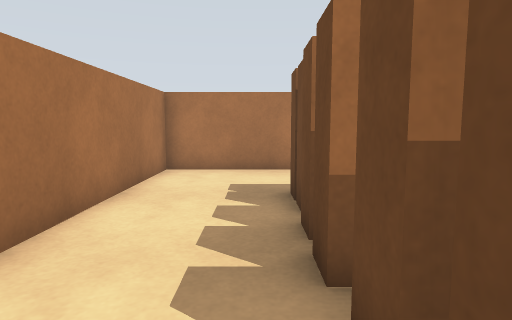
view 1 (above)

24 first-person views from a walk through a robot-simulator world made for Gazebo. The camera is 0.29 m above the floor, tilts 6° down and sees 75° across. The floor is counted in squares, 0.2 m on a side. Each view is taken from the middle of a square. On the plan, view 1 faces up. The plan holds only what a view shows up to about 15 squares ahead; the rest is blank. The place goes on beyond the plan.

view 2
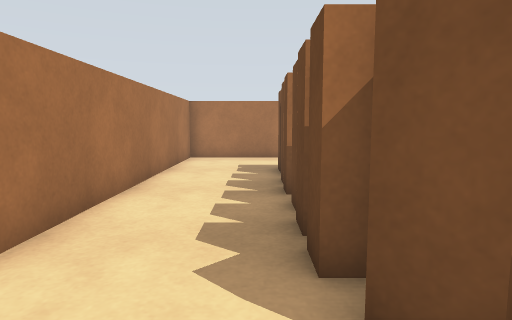

view 3
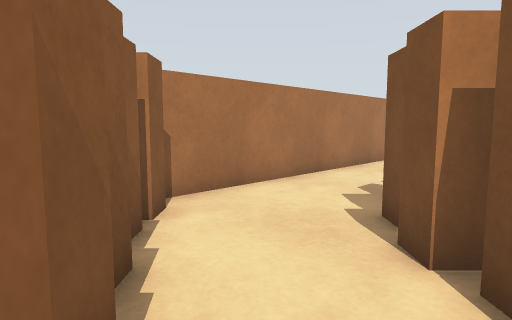

view 4
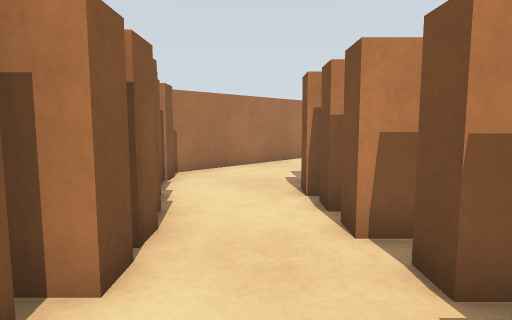

view 5
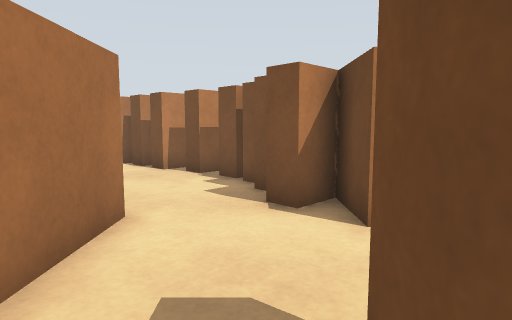

view 6
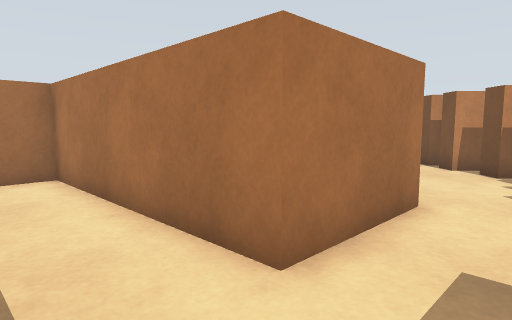

view 7
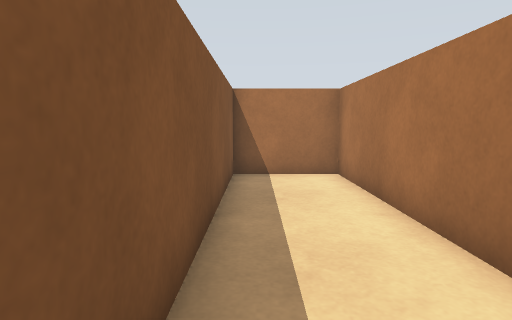

view 8
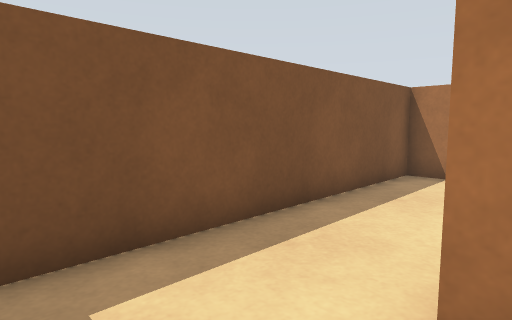

view 9
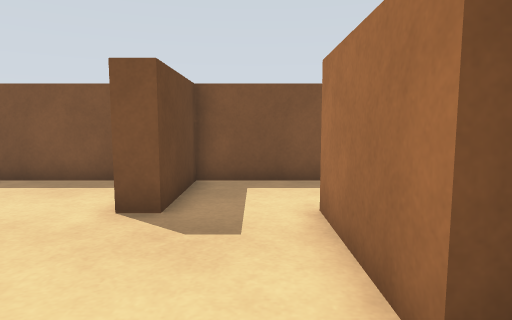

view 10
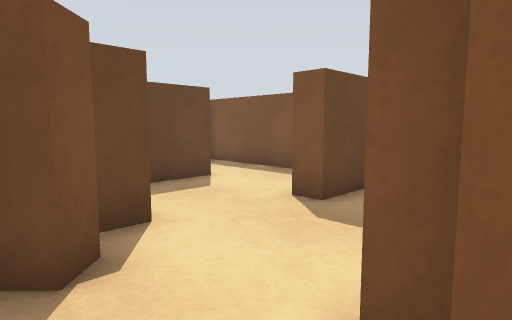

view 11
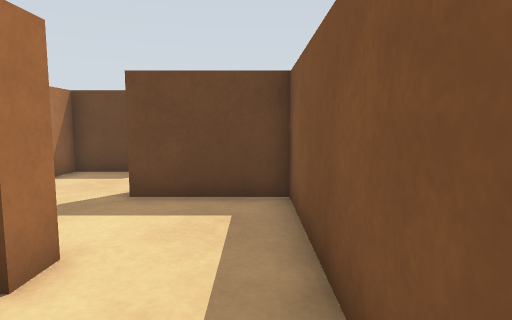

view 12
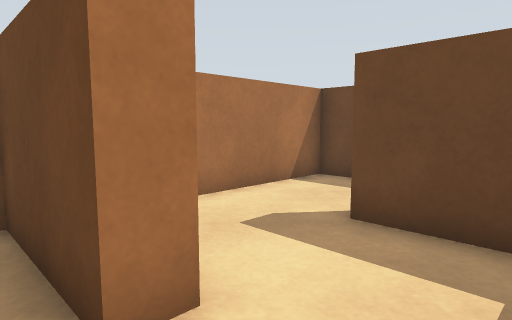

view 13
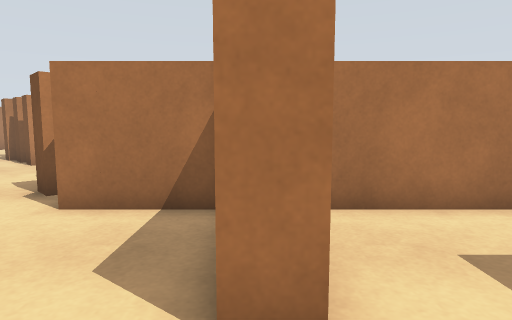

view 14
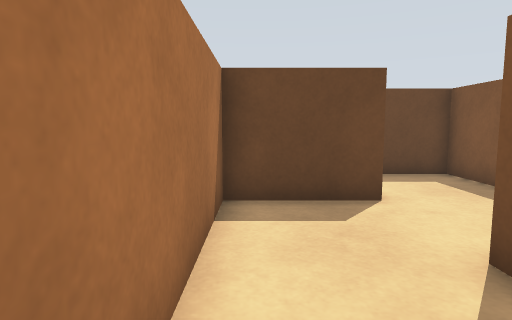

view 15
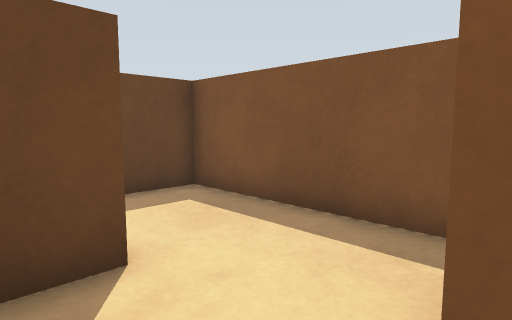

view 16
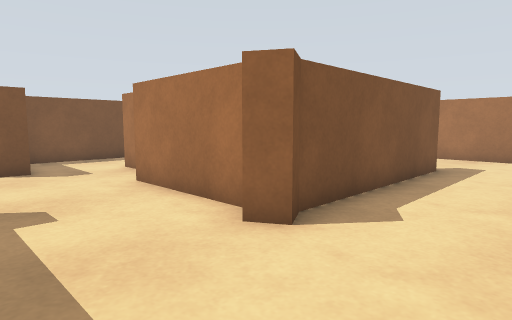

view 17
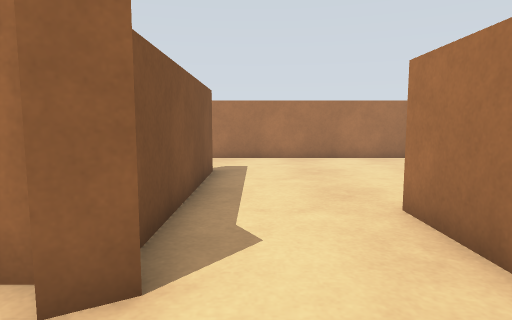

view 18
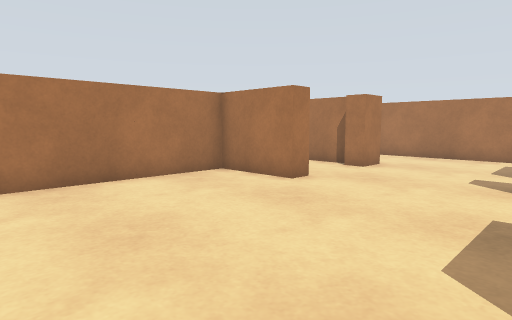

view 19
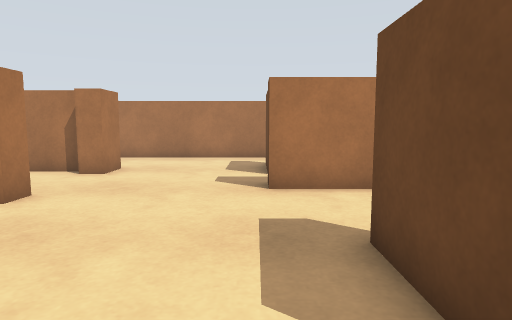

view 20
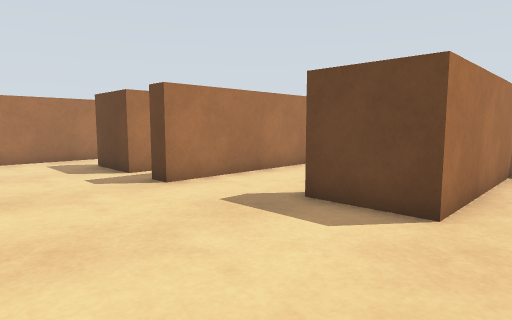

view 21
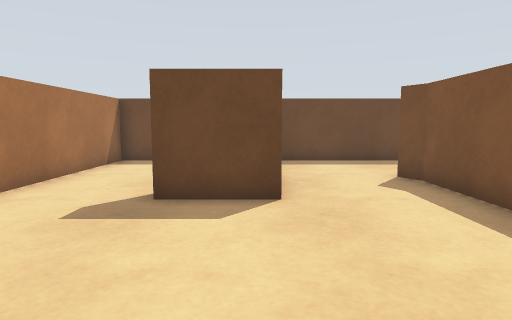

view 22
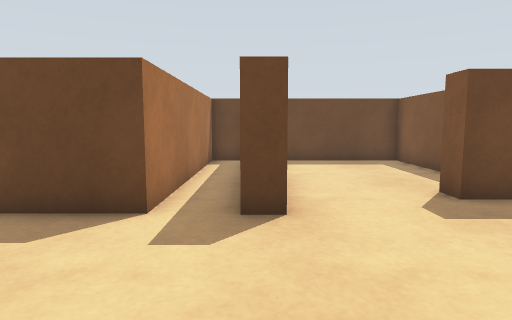

view 23
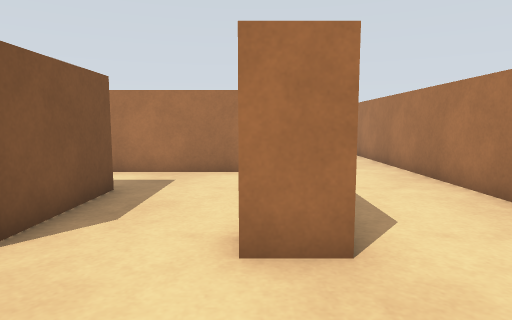

view 24
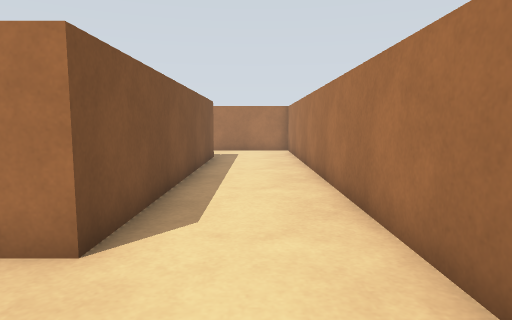

### Floor plan
Points are (right, up) in squares from view 1. A wall is a line through its corners. A room is listed if a view was taken in it or the views show most of it. See-through windows are left out.
Room 1 (views 1, 2, 3, 4, 5, 6, 7, 8, 9, 10, 23, 24)
walls: (2.4, -3.1) (2, -3.5) (1.4, -2.9); (3, -4.2) (2.4, -3.6); (1.3, -2.4) (0.7, -1.8); (4, -5.1) (3.4, -4.6); (0.8, -6.1) (1.3, -6.6); (1.8, -6.7) (2.4, -7.3); (-0.2, -5.6) (0.1, -5.9); (0.7, -1) (0.7, -0.1); (-1.3, -4.9) (-1, -5.2); (2.6, -7.5) (3.1, -8.1) (2.6, -8.6); (5.8, -5.4) (5.3, -6) (4.7, -5.4); (-2.2, -4) (-1.6, -4.6); (0.7, 0.2) (0.7, 1.1); (6.5, -7.2) (5.9, -6.5); (0.7, 1.4) (0.7, 2.2); (7, -7.7) (6.6, -7.3); (0.7, 2.8) (0.7, 3.6); (7.3, -8.8) (6.9, -8.5); (4.4, -10.8) (4.9, -10.8) (4.9, -14.6) (-2.8, -14.6) (-2.8, -17.7) (7.6, -17.7) (7.6, -14.4) (8.4, -14.4); (0.7, 4) (0.7, 4.9); (0.7, 5.4) (0.7, 7.1); (8.6, -11.4) (8.6, -9.4) (7.7, -10.3) (7.2, -9.8) (7.6, -9.3); (1.1, 7.1) (12.5, 7.1) (12.5, 5.8); (17.4, 5.8) (17.4, 8.4); (18.4, 10.8) (-2.9, 10.8) (-2.9, -3.7)
ways out: opening at (8, -13) to room 2; opening at (15, 6.5) to room 5; opening at (18, 9.5)
Room 2 (views 11, 12, 13)
walls: (12.5, -14.9) (11.7, -14.9) (11.7, -11.4) (8.6, -11.4); (9.6, -17.7) (12.6, -17.7)
ways out: opening at (8, -13) to room 1; opening at (12, -16) to room 3
Room 3 (view 14)
walls: (15.4, -11.4) (13.2, -11.4); (12.6, -17.7) (15.6, -17.7) (15.6, -14.4)
ways out: opening at (12, -16) to room 2; opening at (16, -13) to room 4
Room 4 (view 15)
walls: (16, -14.4) (16.5, -14.4); (19.3, -14.5) (19.3, -11.4) (15.4, -11.4); (17.1, -17.7) (18.6, -17.7)
ways out: opening at (16, -13) to room 3; opening at (19.5, -16) to room 5
Room 5 (views 16, 17, 18, 19, 20, 21, 22)
walls: (13.5, -6.4) (20.6, -6.4) (21.3, -6) (21.7, -6.7); (21.1, -7) (21.1, -11.4); (18.4, 3.5) (17.4, 3.5) (17.4, 4.3); (24.6, -2.5) (18.4, -2.5) (18.4, 0); (12.5, 2.9) (12.5, 2.1) (9.4, 2.1) (9.3, -7.6); (25.6, -7.9) (25.6, -3); (20, -13.5) (20, -14.5); (12.5, 5.8) (11.6, 5.8); (8.5, 2.8) (12, 2.8); (11.5, 6.3) (9.8, 6.3); (22.8, -14.4) (23.6, -14.4); (25.6, 4.6) (25.6, 5.8) (17.4, 5.8); (18.6, -17.7) (22.8, -17.7) (22.8, -15.7); (5.7, 5.5) (5.7, 1.5)
ways out: opening at (15, 6.5) to room 1; opening at (19.5, -16) to room 4; opening at (19, 2) to room 6; opening at (11.5, -7)
Room 6 (no view inside)
walls: (22.2, -1.8) (25.6, -1.8) (25.6, 3.5) (18.4, 3.5); (18.4, 0) (19.3, 0)
ways out: opening at (19, 2) to room 5

Positions as (right, up) in squares from view 1, and headings:
1: (0, 0), facing up
2: (0, -4), facing up
3: (3, -7), facing up-left
4: (6, -9), facing up-left
5: (7, -16), facing up
6: (7, -17), facing up-left
7: (7, -17), facing left
8: (7, -14), facing down-left
9: (6, -9), facing down
10: (4, -9), facing down-right
11: (9, -17), facing right
12: (11, -17), facing up-right
13: (12, -17), facing up
14: (13, -12), facing right
15: (16, -13), facing down-right
16: (25, -3), facing down-left
17: (24, -5), facing left
18: (18, -5), facing up-left
19: (17, -4), facing up
20: (13, -4), facing up-right
21: (12, -2), facing right
22: (12, 4), facing right
23: (16, 6), facing left
24: (16, 9), facing left
